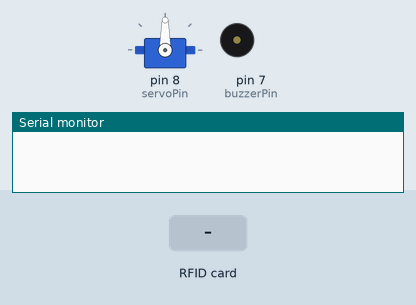
Recording of a sketch running on a simulated Arduino Uno, built with avr-gcc and run on an emulated ATmega328P. On the bench: servo, buzzer (waves = sounding, pin HIGH), the last lines printed to the serial monitor. Inputs (shaded band) come from the test bench. Pins used as bus, display or sensor lines are not drawn.

Above: at 1.2 s.
1.3 s: RFID card 5E 7A 19 C4 held to the reader
At 1.8 s:
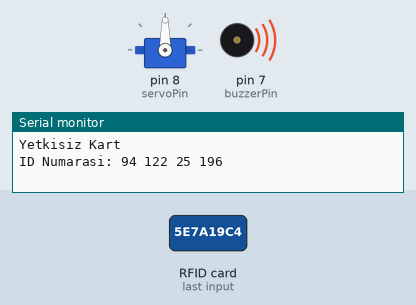
Timing chart, 0 to 4.3 s (numbered marks = the images above; inputs shaded):
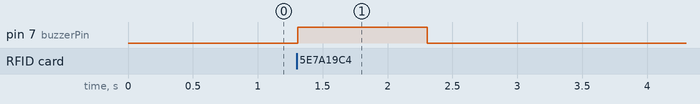

The sketch:

RFID-Project.ino
```cpp
#include <Servo.h>
#include <SPI.h>                   //SPI kütüphanemizi tanımlıyoruz.
#include <MFRC522.h>              //MFRC522 kütüphanemizi tanımlıyoruz.

int RST_PIN = 9; //RC522 modülü reset pinini tanımlıyoruz.
int SS_PIN = 10; //RC522 modülü chip select pinini tanımlıyoruz.
int servoPin = 8; //Servo motor pinini tanımlıyoruz.
int buzzerPin=7;
Servo motor; //Servo motor için değişken oluşturuyoruz.
MFRC522 rfid(SS_PIN, RST_PIN); //RC522 modülü ayarlarını yapıyoruz.
byte ID[4] = {
  53,
  135,
  120,
  118
}; //Yetkili kart ID'sini tanımlıyoruz.
byte ID1[4] = {
  207,
  195,
  187,
  2
};
void ekranaYazdir() {
  Serial.print("ID Numarasi: ");
  for (int sayac = 0; sayac < 4; sayac++) {
    Serial.print(rfid.uid.uidByte[sayac]);
    Serial.print(" ");
  }
  Serial.println("");
}
void setup() {
  motor.attach(servoPin); //Servo motor pinini motor değişkeni ile ilişkilendiriyoruz.
  Serial.begin(9600); //Seri haberleşmeyi başlatıyoruz.
  SPI.begin(); //SPI iletişimini başlatıyoruz.
  rfid.PCD_Init(); //RC522 modülünü başlatıyoruz.
  pinMode(7,OUTPUT);
}

void loop() {
  if (!rfid.PICC_IsNewCardPresent()) //Yeni kartın okunmasını bekliyoruz.
    return;

  if (!rfid.PICC_ReadCardSerial()) //Kart okunmadığı zaman bekliyoruz.
    return;

  if (rfid.uid.uidByte[0] == ID[0] && //Okunan kart ID'si ile ID değişkenini karşılaştırıyoruz.
    rfid.uid.uidByte[1] == ID[1] &&
    rfid.uid.uidByte[2] == ID[2] &&
    rfid.uid.uidByte[3] == ID[3]) {
    Serial.println("Kapi acildi");
    ekranaYazdir();
   motor.write(180); //Servo motoru 180 dereceye getiriyoruz.
    delay(3000);
    motor.write(0); //Servo motoru 0 dereceye getiriyoruz.
    delay(1000);
  }

  else if (rfid.uid.uidByte[0] == ID1[0] && //Okunan kart ID'si ile ID değişkenini karşılaştırıyoruz.
    rfid.uid.uidByte[1] == ID1[1] &&
    rfid.uid.uidByte[2] == ID1[2] &&
    rfid.uid.uidByte[3] == ID1[3]) {
    Serial.println("Kapi acildi");
    ekranaYazdir();
    motor.write(180); //Servo motoru 180 dereceye getiriyoruz.
    delay(3000);
    motor.write(0); //Servo motoru 0 dereceye getiriyoruz.
    delay(1000);}

  else { //Yetkisiz girişte içerideki komutlar çalıştırılır.
    Serial.println("Yetkisiz Kart");
    ekranaYazdir();
    digitalWrite(7,HIGH);
    delay(1000);
    digitalWrite(7,LOW);
  }
  rfid.PICC_HaltA();
}
```

Measured:
- after the input at 1.3 s, pin 7 (buzzerPin): LOW → HIGH at once, → LOW 1.0 s later
